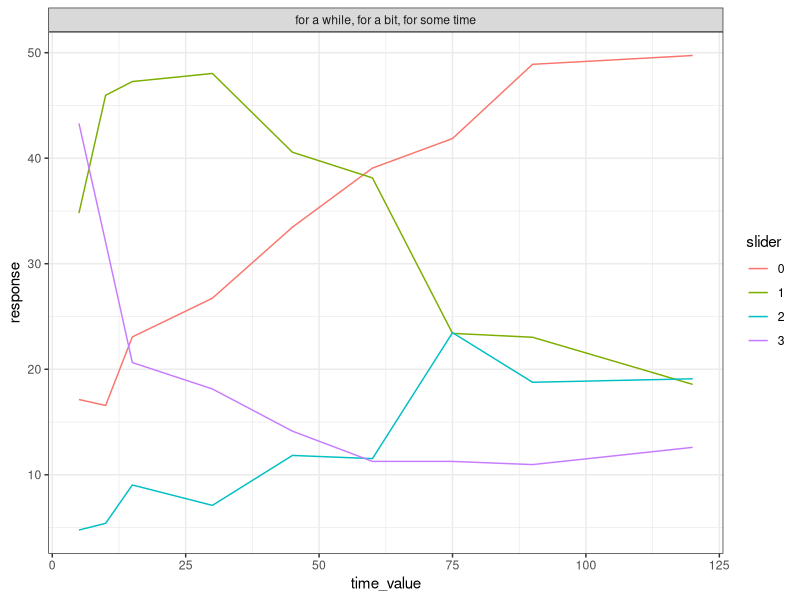
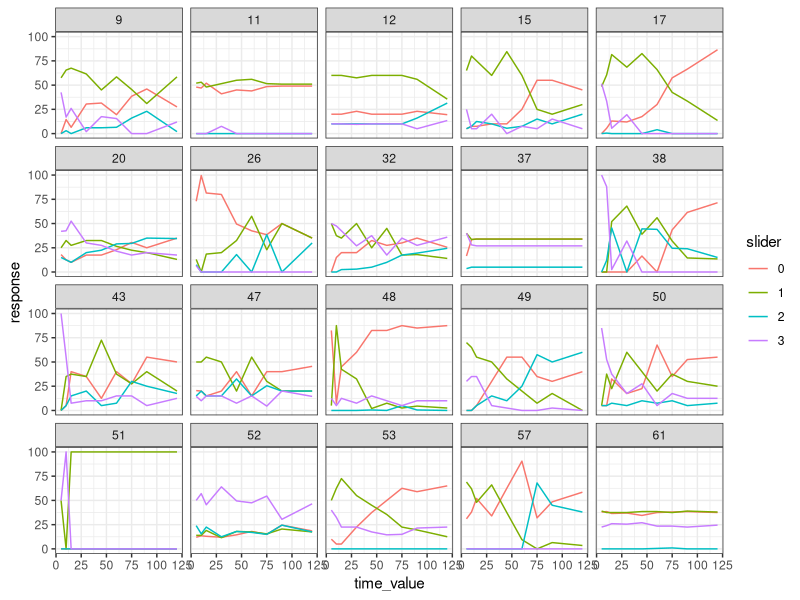

The R script that drew these images, in order:
## ---- chunk 1

library(tidyverse)
library(ggplot2)
theme_set(theme_bw())



## ---- chunk 2

data = read.csv("production_expectation_experiment_trials_t-processed.csv")

## ---- chunk 3

data = data %>%
  mutate(scale = case_when(
    slider_0 == "I'm gonna lie down for a while" ~ "for a while, for a bit, for some time"
  ))

## ---- chunk 4

data_long = data %>% 
  dplyr::select(workerid, response_0, response_1, response_2, 
         response_3, rt, slider_0, slider_1, slider_2, 
         slider_3, time_value, scale) %>% # Let's select only the fields we actually need
  tidyr::pivot_longer(cols=matches("response_|slider_"), 
                            names_to=c(".value", "slider"), 
                            names_pattern="(response_|slider_)(.)", 
                            values_drop_na=TRUE) %>%
  dplyr::rename(response = response_,
                utterance = slider_)

## ---- chunk 5

data_long %>% 
  filter(!(workerid %in% c(11,12,37,51,61))) %>%
  dplyr::group_by(time_value, slider, scale) %>%
  dplyr::summarize(response = mean(response)) %>%
  ggplot(aes(x=time_value, y=response, col=slider)) + geom_line() + facet_wrap(~scale, ncol = 1) 
  theme(legend.position = "bottom")

## ---- chunk 6

data_long %>% 
  dplyr::group_by(workerid, time_value, slider, scale) %>%
  dplyr::summarize(response = mean(response)) %>%
  ggplot(aes(x=time_value, y=response, col=slider)) + geom_line() + facet_wrap(~workerid, ncol = 5) 
  theme(legend.position = "bottom")

